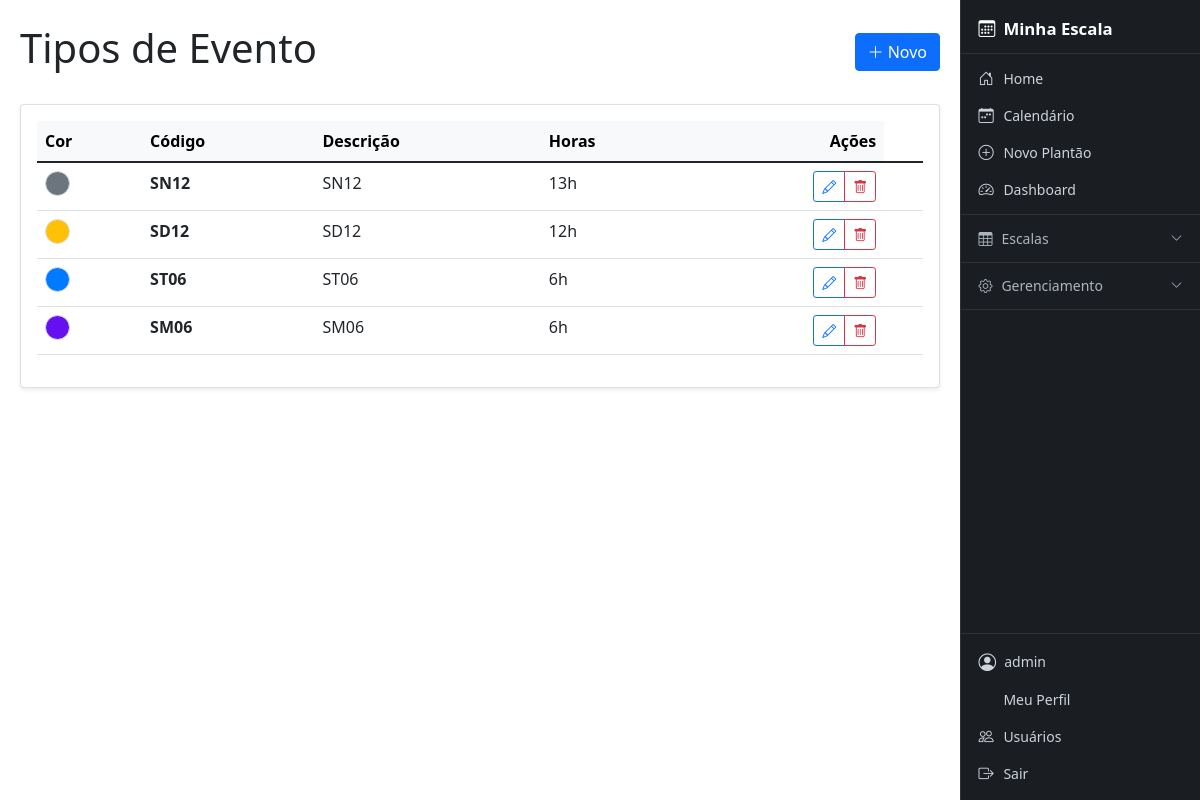
The app's page /tipos-evento/ (signed in), older data.
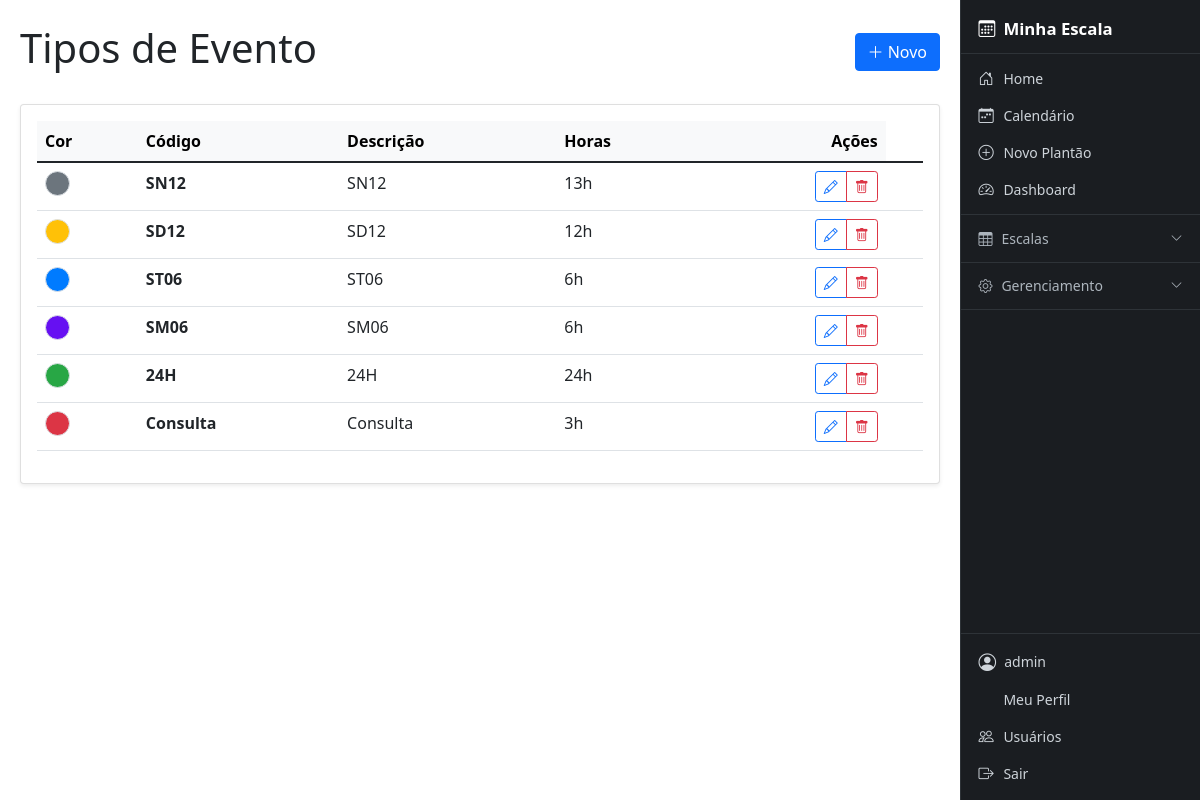
The same page, newer data.
### cal/models.py (models this page shows, shortened)
class TipoEvento(models.Model):
    CORES_CHOICES = [
        ('#007bff', 'Azul'),
        ('#6610f2', 'Roxo'),
        ('#6f42c1', 'Lilás'),
        ('#e83e8c', 'Rosa'),
        ('#dc3545', 'Vermelho'),
        ('#fd7e14', 'Laranja'),
        ('#ffc107', 'Amarelo'),
        ('#28a745', 'Verde'),
        ('#20c997', 'Turquesa'),
        ('#17a2b8', 'Ciano'),
        ('#6c757d', 'Cinza'),
        ('#343a40', 'Preto'),
    ]
    tipo_base = models.ForeignKey(Tipo, on_delete=models.CASCADE, related_name="eventos", verbose_name="Tipo Base", null=True, blank=True)
    codigo = models.CharField(max_length=10, verbose_name="Código")
    descricao = models.CharField(max_length=50, verbose_name="Descrição")
    horas = models.PositiveIntegerField(verbose_name="Carga Horária (Horas)", blank=True, null=True)
    cor = models.CharField(max_length=20, choices=CORES_CHOICES, default='#007bff', verbose_name="Cor")
    class Meta:
        verbose_name = "Tipo de Evento"
        verbose_name_plural = "Tipos de Evento"
        unique_together = ("codigo", "descricao")

### cal/views/geral_views.py (the view)
# urls.py: path('tipos-evento/', geral_views.TipoEventoListView.as_view(), name='tipoevento_list'),
class TipoEventoListView(AdminRequiredMixin, ListView):
    model = TipoEvento
    template_name = 'cal/tipo_evento_list.html'
    context_object_name = 'objetos'
    paginate_by = 20
    def get_queryset(self):
        return TipoEvento.objects.all()
    def get_context_data(self, **kwargs):
        context = super().get_context_data(**kwargs)
        context.update({
            'titulo': 'Tipos de Evento',
            'labels': ['Cor', 'Código', 'Descrição', 'Horas'],
            'create_url': 'cal:tipoevento_create',
            'update_url': 'cal:tipoevento_update',
            'delete_url': 'cal:tipoevento_delete'
        })
        return context

### cal/views/geral_views.py (called while the page is built)
    def test_func(self):
        return self.request.user.is_staff

### templates/cal/tipo_evento_list.html (shortened to what this page needs)
{% extends 'cal/crud_base_list.html' %}
{% block table_rows %}
<td>
    {% if obj.cor %}
    <div class="rounded-circle" style="width: 25px; height: 25px; background-color: {{ obj.cor }}; border: 1px solid #dee2e6;" title="{{ obj.cor }}"></div>
    {% else %}
    <div class="rounded-circle" style="width: 25px; height: 25px; background-color: #3b71ca; border: 1px solid #dee2e6;" title="Padrão"></div>
    {% endif %}
</td>
<td class="fw-bold">{{ obj.codigo }}</td>
<td>{{ obj.descricao|default:"-" }}</td>
<td>{{ obj.horas }}h</td>
<td class="text-end">
    <div class="btn-group">
        <a href="{% url 'cal:tipoevento_update' obj.pk %}" class="btn btn-sm btn-outline-primary" title="Editar">
            <i class="bi bi-pencil"></i>
        </a>
        <a href="{% url 'cal:tipoevento_delete' obj.pk %}" class="btn btn-sm btn-outline-danger" title="Excluir">
            <i class="bi bi-trash"></i>
        </a>
    </div>
</td>
{% endblock %}

### templates/cal/crud_base_list.html (shortened to what this page needs)
{% extends 'base.html' %}
{% block content %}
<div class="d-flex justify-content-between align-items-center mb-4">
    <h1>{{ titulo }}</h1>
    <a href="{% url create_url %}" class="btn btn-primary">
        <i class="bi bi-plus-lg"></i> Novo
    </a>
</div>
<div class="card shadow-sm">
    <div class="card-body">
        <div class="table-responsive">
            <table class="table table-hover">
                <thead class="table-light">
                    <tr>
                        {% for label in labels %}
                        <th>{{ label }}</th>
                        {% endfor %}
                        <th class="text-end">Ações</th>
                    </tr>
                </thead>
                <tbody>
                    {% for obj in objetos %}
                    <tr>
                        {% block table_rows %}{% endblock %}
                        <td class="text-end" style="white-space: nowrap;">
                        </td>
                    </tr>
                    {% empty %}
                    <tr>
                        <td colspan="{{ labels|length|add:1 }}" class="text-center text-muted py-4">
                            Nenhum registro encontrado.
                        </td>
                    </tr>
                    {% endfor %}
                </tbody>
            </table>
        </div>
    </div>
</div>
{% endblock %}

Row changes from the older to the newer data that the page shows:
added TipoEvento: codigo "24H", descricao "24H", horas "24"
added TipoEvento: codigo "Consulta", descricao "Consulta", horas "3"
